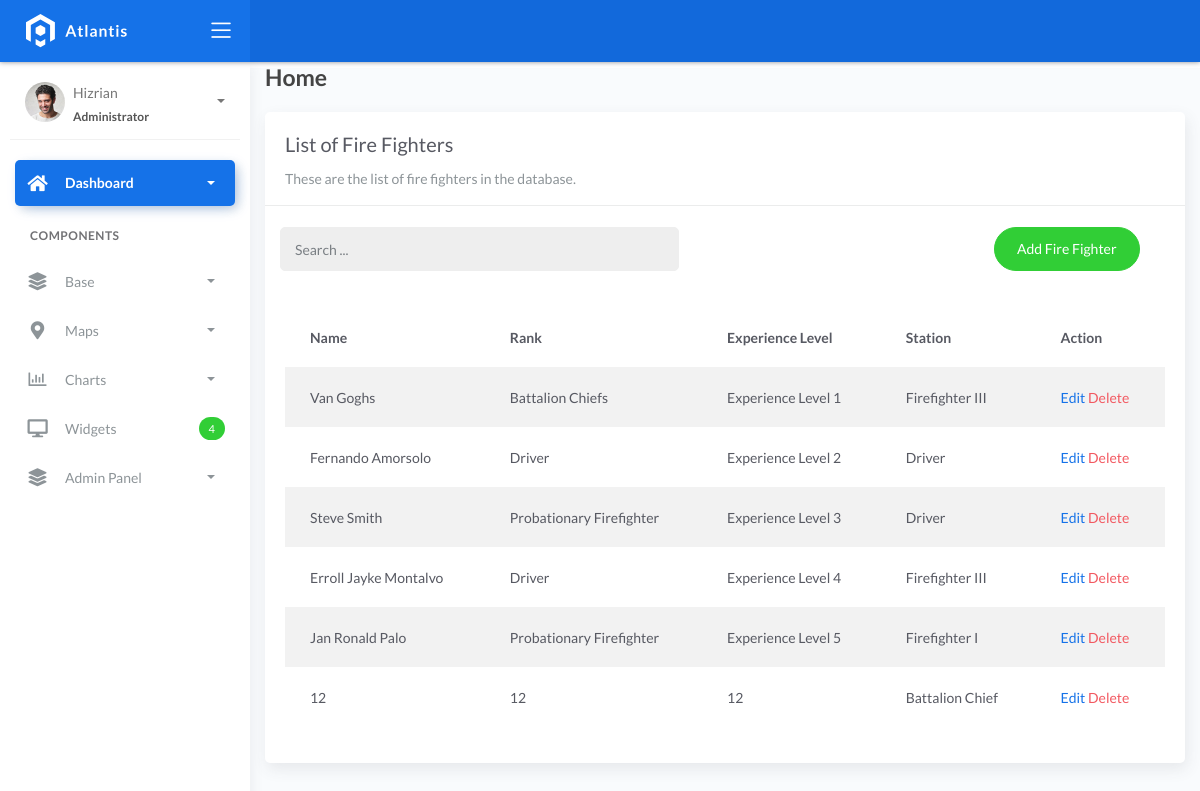
/firefighter_list, run on the app's committed database.
### fire/models.py (models this page shows, shortened)
class BaseModel(models.Model):
    created_at = models.DateTimeField(auto_now_add=True, db_index=True)
    updated_at = models.DateTimeField(auto_now=True)
    class Meta:
        abstract = True

class Firefighters(BaseModel):
    XP_CHOICES = (
        ('Probationary Firefighter', 'Probationary Firefighter'),
        ('Firefighter I', 'Firefighter I'),
        ('Firefighter II', 'Firefighter II'),
        ('Firefighter III', 'Firefighter III'),
        ('Driver', 'Driver'),
        ('Captain', 'Captain'),
        ('Battalion Chief', 'Battalion Chief'),)
    name = models.CharField(max_length=150)
    rank = models.CharField(max_length=150)
    experience_level = models.CharField(max_length=150)
    station = models.CharField(
        max_length=45, null=True, blank=True, choices=XP_CHOICES)

### fire/views.py (the view)
# urls.py: path('firefighter_list', FireFighterList.as_view(), name='firefighter-list'),
class FireFighterList(ListView):
    model = Firefighters
    context_object_name = 'firefighter'
    template_name = 'firefighter_list.html'
    paginate = 5
    def get_queryset(self, *args, **kwargs):
        qs = super(FireFighterList, self).get_queryset(*args, **kwargs)
        if self.request.GET.get("q") is not None:
            query = self.request.GET.get('q')
            qs = qs.filter(Q(name__icontains=query) | Q(rank__icontains=query) | Q(experience_level__icontains=query) | Q(station__icontains=query))
        return qs

### templates/firefighter_list.html (shortened to what this page needs)
{% extends 'base.html' %}
{% load static %}
{% block content %}
<div class="content">
   <div class="container-fluid">
     <h4 class="page-title">Home</h4>
     <div class="row">
       <div class="col-md-12">
         <div class="card">
           <div class="card-header">
             <div class="card-title">List of Fire Fighters</div>
             <div class="card-category">These are the list of fire fighters in the database.</div>
           </div>
           <br />
<div class="col-md-12 row">
  <div class="col-md-6">
    <form class="navbar-left navbar-form nav-search mr-md-3" action="">
      <div class="input-group">
        <input type="text" placeholder="Search ..." class="form-control" name="q"/>
        <div class="input-group-append">
          <span class="input-group-text">
          </span>
        </div>
      </div>
    </form>
  </div>
  <div class="col-md-6">
    <div class="pull-right">
      <a href="{% url 'firefighter-add' %}" class="btn btn-success btn-rounded">
        Add Fire Fighter
      </a>
    </div>
  </div>
</div>
           <div class="card-body">
             <table class="table table-striped mt-3">
               <thead>
                 <tr>
                   <th scope="col">Name</th>
                   <th scope="col">Rank</th>
                   <th scope="col">Experience Level</th>
                   <th scope="col">Station</th>
                   <th scope="col">Action</th>
                 </tr>
               </thead>
               <tbody>
                 {% for object in object_list %}
                 <tr>
                   <td>{{ object.name }}</td>
                   <td>{{ object.rank }}</td>
                   <td>{{ object.experience_level }}</td>
                   <td>{{ object.station }}</td>
                   <td>
                    <a href="firefighter_list/{{ object.id }}">Edit</a>
                    <a href="firefighter_list/{{ object.id }}/delete" class="text-danger">Delete</a>
                  </td>
                        </tr>
                 {% endfor %}
               </tbody>
             </table>
           </div>
         </div>
       </div>
     </div>
   </div>
</div>
{% endblock %}

### data on the page
Firefighters: name "Van Goghs", rank "Battalion Chiefs", experience_level "Experience Level 1", station "Firefighter III"
Firefighters: name "Fernando Amorsolo", rank "Driver", experience_level "Experience Level 2", station "Driver"
Firefighters: name "Steve Smith", rank "Probationary Firefighter", experience_level "Experience Level 3", station "Driver"
Firefighters: name "Erroll Jayke Montalvo", rank "Driver", experience_level "Experience Level 4", station "Firefighter III"
Firefighters: name "Jan Ronald Palo", rank "Probationary Firefighter", experience_level "Experience Level 5", station "Firefighter I"
Firefighters: name "12", rank "12", experience_level "12", station "Battalion Chief"
